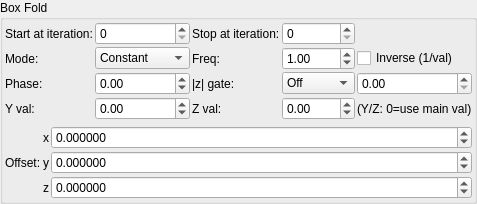
    <widget class="QGroupBox" name="groupBox">
     <property name="title">
      <string>Box Fold</string>
     </property>
     <layout class="QVBoxLayout" name="verticalLayout_3">
      <property name="leftMargin">
       <number>2</number>
      </property>
      <property name="topMargin">
       <number>2</number>
      </property>
      <property name="rightMargin">
       <number>2</number>
      </property>
      <property name="bottomMargin">
       <number>2</number>
      </property>
      <item>
       <layout class="QGridLayout" name="gridLayout_79">
        <property name="spacing">
         <number>2</number>
        </property>
        <item row="0" column="3">
         <widget class="MySpinBox" name="spinboxInt_transf_stop_iterations_B">
          <property name="sizePolicy">
           <sizepolicy hsizetype="Preferred" vsizetype="Maximum">
            <horstretch>0</horstretch>
            <verstretch>0</verstretch>
           </sizepolicy>
          </property>
          <property name="maximum">
           <number>999</number>
          </property>
         </widget>
        </item>
      <item row="1" column="0">
       <widget class="QLabel"><property name="text"><string>Mode:</string></property></widget>
      </item>
      <item row="1" column="1">
       <widget class="MyComboBox" name="comboBox_transf_multiplier_value_mode_1">
        <item><property name="text"><string notr="true">Constant</string></property></item>
        <item><property name="text"><string notr="true">Sine</string></property></item>
        <item><property name="text"><string notr="true">Ramp</string></property></item>
        <item><property name="text"><string notr="true">Exponential</string></property></item>
        <item><property name="text"><string notr="true">Triangle</string></property></item>
        <item><property name="text"><string notr="true">Square</string></property></item>
        <item><property name="text"><string notr="true">Smoothstep</string></property></item>
       </widget>
      </item>
      <item row="1" column="2">
       <widget class="QLabel"><property name="text"><string>Freq:</string></property></widget>
      </item>
      <item row="1" column="3">
       <widget class="MyDoubleSpinBox" name="spinbox_transf_multiplier_frequency_1">
        <property name="minimum"><double>0.01</double></property><property name="maximum"><double>100.0</double></property>
        <property name="singleStep"><double>0.1</double></property><property name="value"><double>1.0</double></property>
       </widget>
      </item>
      <item row="1" column="4" colspan="2">
       <widget class="MyCheckBox" name="checkBox_transf_multiplier_inverse_1">
        <property name="text"><string>Inverse (1/val)</string></property>
       </widget>
      </item>
      <item row="2" column="0">
       <widget class="QLabel"><property name="text"><string>Phase:</string></property></widget>
      </item>
      <item row="2" column="1">
       <widget class="MyDoubleSpinBox" name="spinbox_transf_multiplier_phase_1">
        <property name="minimum"><double>-10.0</double></property><property name="maximum"><double>10.0</double></property>
        <property name="singleStep"><double>0.1</double></property><property name="value"><double>0.0</double></property>
       </widget>
      </item>
      <item row="2" column="2">
       <widget class="QLabel"><property name="text"><string>|z| gate:</string></property></widget>
      </item>
      <item row="2" column="3">
       <widget class="MyComboBox" name="comboBox_transf_multiplier_threshold_mode_1">
        <item><property name="text"><string notr="true">Off</string></property></item>
        <item><property name="text"><string notr="true">&gt; thresh</string></property></item>
        <item><property name="text"><string notr="true">&lt; thresh</string></property></item>
       </widget>
      </item>
      <item row="2" column="4" colspan="2">
       <widget class="MyDoubleSpinBox" name="spinbox_transf_multiplier_threshold_1">
        <property name="minimum"><double>0.0</double></property><property name="maximum"><double>1000.0</double></property>
        <property name="singleStep"><double>0.1</double></property><property name="value"><double>0.0</double></property>
       </widget>
      </item>
      <item row="3" column="0">
       <widget class="QLabel"><property name="text"><string>Y val:</string></property></widget>
      </item>
      <item row="3" column="1">
       <widget class="MyDoubleSpinBox" name="spinbox_transf_multiplier_scale_y_1">
        <property name="minimum"><double>-100.0</double></property><property name="maximum"><double>100.0</double></property>
        <property name="singleStep"><double>0.01</double></property><property name="value"><double>0.0</double></property>
       </widget>
      </item>
      <item row="3" column="2">
       <widget class="QLabel"><property name="text"><string>Z val:</string></property></widget>
      </item>
      <item row="3" column="3">
       <widget class="MyDoubleSpinBox" name="spinbox_transf_multiplier_scale_z_1">
        <property name="minimum"><double>-100.0</double></property><property name="maximum"><double>100.0</double></property>
        <property name="singleStep"><double>0.01</double></property><property name="value"><double>0.0</double></property>
       </widget>
      </item>
      <item row="3" column="4" colspan="2">
       <widget class="QLabel"><property name="text"><string notr="true">(Y/Z: 0=use main val)</string></property></widget>
      </item>
        <item row="0" column="1">
         <widget class="MySpinBox" name="spinboxInt_transf_start_iterations_B">
          <property name="sizePolicy">
           <sizepolicy hsizetype="Minimum" vsizetype="Maximum">
            <horstretch>0</horstretch>
            <verstretch>0</verstretch>
           </sizepolicy>
          </property>
          <property name="minimum">
           <number>0</number>
          </property>
          <property name="maximum">
           <number>999</number>
          </property>
          <property name="value">
           <number>0</number>
          </property>
         </widget>
        </item>
        <item row="0" column="0">
         <widget class="QLabel" name="label_71">
          <property name="text">
           <string>Start at iteration:</string>
          </property>
         </widget>
        </item>
        <item row="0" column="2">
         <widget class="QLabel" name="label_51">
          <property name="text">
           <string>Stop at iteration:</string>
          </property>
         </widget>
        </item>
       </layout>
      </item>
      <item>
       <layout class="QGridLayout" name="gridLayout_64" columnstretch="0,0,0,1">
        <property name="spacing">
         <number>2</number>
        </property>
        <item row="3" column="2">
         <widget class="QLabel" name="label_124">
          <property name="text">
           <string notr="true">z</string>
          </property>
         </widget>
        </item>
        <item row="1" column="2">
         <widget class="QLabel" name="label_123">
          <property name="text">
           <string notr="true">x</string>
          </property>
         </widget>
        </item>
        <item row="1" column="3">
         <widget class="MyDoubleSpinBox" name="spinbox3_transf_addition_constant_111_x">
          <property name="sizePolicy">
           <sizepolicy hsizetype="Minimum" vsizetype="Maximum">
            <horstretch>0</horstretch>
            <verstretch>0</verstretch>
           </sizepolicy>
          </property>
          <property name="prefix">
           <string/>
          </property>
          <property name="decimals">
           <number>6</number>
          </property>
          <property name="minimum">
           <double>-99.989999999999995</double>
          </property>
          <property name="singleStep">
           <double>0.100000000000000</double>
          </property>
         </widget>
        </item>
        <item row="2" column="3">
         <widget class="MyDoubleSpinBox" name="spinbox3_transf_addition_constant_111_y">
          <property name="sizePolicy">
           <sizepolicy hsizetype="Minimum" vsizetype="Maximum">
            <horstretch>0</horstretch>
            <verstretch>0</verstretch>
           </sizepolicy>
          </property>
          <property name="decimals">
           <number>6</number>
          </property>
          <property name="minimum">
           <double>-99.989999999999995</double>
          </property>
          <property name="maximum">
           <double>99.989999999999995</double>
          </property>
          <property name="singleStep">
           <double>0.100000000000000</double>
          </property>
         </widget>
        </item>
        <item row="2" column="2">
         <widget class="QLabel" name="label_122">
          <property name="text">
           <string notr="true">y</string>
          </property>
         </widget>
        </item>
        <item row="3" column="3">
         <widget class="MyDoubleSpinBox" name="spinbox3_transf_addition_constant_111_z">
          <property name="sizePolicy">
           <sizepolicy hsizetype="Minimum" vsizetype="Maximum">
            <horstretch>0</horstretch>
            <verstretch>0</verstretch>
           </sizepolicy>
          </property>
          <property name="decimals">
           <number>6</number>
          </property>
          <property name="minimum">
           <double>-99.989999999999995</double>
          </property>
          <property name="maximum">
           <double>99.989999999999995</double>
          </property>
          <property name="singleStep">
           <double>0.100000000000000</double>
          </property>
         </widget>
        </item>
        <item row="2" column="1">
         <widget class="QLabel" name="label_257">
          <property name="text">
           <string>Offset:</string>
          </property>
         </widget>
        </item>
       </layout>
      </item>
     </layout>
    </widget>
